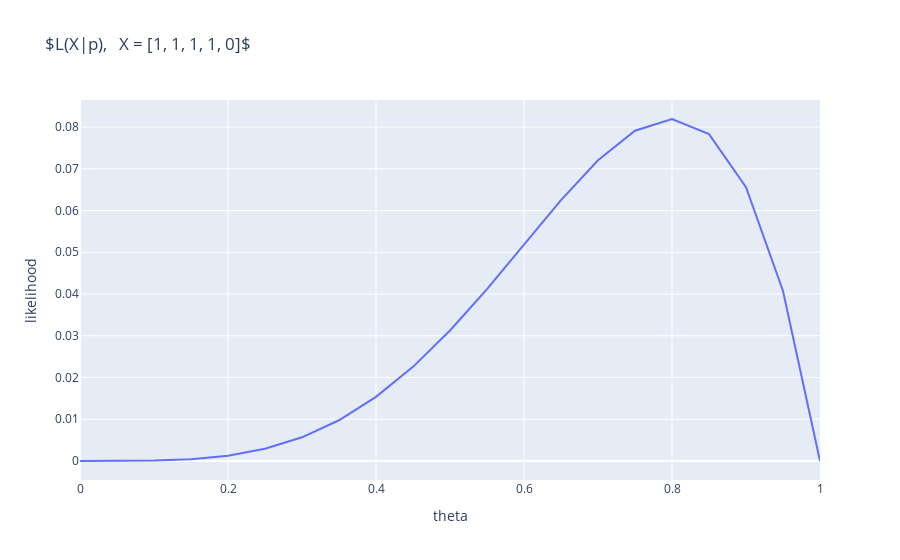

The notebook cell saved with this chart:
### Markdown cell above
We can see this better, by plotting our various likelihoods.

### Code cell
import plotly.graph_objects as go
scatter = go.Scatter(x = probs, y = likelihoods)
layout = {'title': '$L(X|p),   X = [1, 1, 1, 1, 0]$', 'xaxis': {'title': 'theta '}, 'yaxis': {'title': 'likelihood'}}
go.Figure(scatter,  layout = layout)

### Figure 1 — Plotly figure (JSON) as saved in the notebook; plotly's stock layout.template omitted (floating-point values rounded to 4 significant figures)
{"data": [{"type": "scatter", "x": [0, 0.05, 0.1, 0.15, 0.2, 0.25, 0.3, 0.35, 0.4, 0.45, 0.5, 0.55, 0.6, 0.65, 0.7, 0.75, 0.8, 0.85, 0.9, 0.95, 1], "y": [0, 5.938e-06, 9e-05, 0.0004303, 0.00128, 0.00293, 0.00567, 0.009754, 0.01536, 0.02255, 0.03125, 0.04118, 0.05184, 0.06248, 0.07203, 0.0791, 0.08192, 0.0783, 0.06561, 0.04073, 0]}], "layout": {"autosize": true, "title": {"text": "$L(X|p),   X = [1, 1, 1, 1, 0]$"}, "xaxis": {"autorange": true, "range": [0, 1], "title": {"text": "theta "}, "type": "linear"}, "yaxis": {"autorange": true, "range": [-0.004551, 0.08647], "title": {"text": "likelihood"}, "type": "linear"}}}
